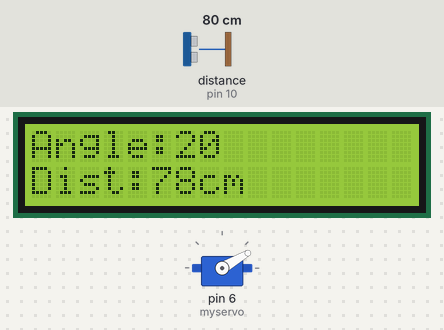
The sketch below on a simulated Arduino Uno, built with avr-gcc and run on an emulated ATmega328P. Shown: servo, 16×2 character LCD. Wiring (inferred from the names in the program): ultrasonic range finder: trigger pin 9; echo pin 10. The inputs (shaded band) are chosen by the test bench; at power-on: distance to the obstacle (sensor on pin 10) 80 cm. The echo pulse lasts 58.3 µs per cm.

Above: at 1.2 s.
1.3 s: distance to the obstacle (sensor on pin 10) set to 2 cm
At 1.52 s:
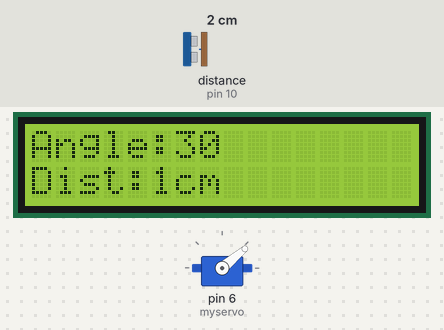
3.8 s: distance to the obstacle (sensor on pin 10) set to 4 cm
At 4.08 s:
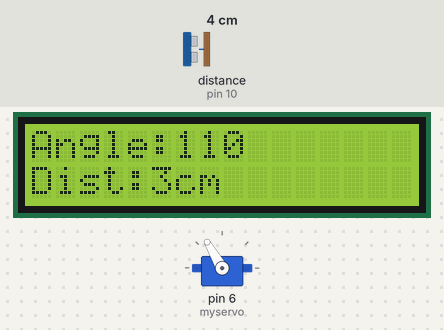
6.3 s: distance to the obstacle (sensor on pin 10) set to 9 cm
At 6.65 s:
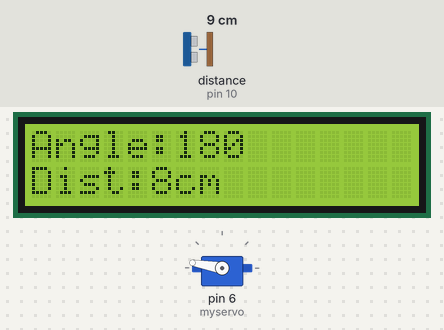
Timing chart, 0 to 13.9 s (numbered marks = the images above; inputs shaded):
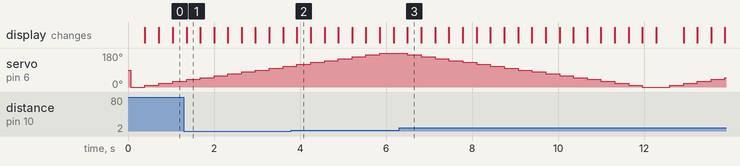

The sketch:

Servo_Scanning_Distance_Meter.ino
```cpp
#include <Wire.h>
#include <LiquidCrystal_I2C.h>
#include <Servo.h>

LiquidCrystal_I2C lcd(0x27,16,2);

Servo myservo;

int trigPin = 9;
int echoPin = 10;

long duration;
int distance;

void setup() {

  pinMode(trigPin, OUTPUT);
  pinMode(echoPin, INPUT);

  myservo.attach(6);

  lcd.init();
  lcd.backlight();

}

void loop() {

  for(int angle=0; angle<=180; angle+=10){

    myservo.write(angle);

    delay(300);

    distance = getDistance();

    lcd.clear();

    lcd.setCursor(0,0);
    lcd.print("Angle:");
    lcd.print(angle);

    lcd.setCursor(0,1);
    lcd.print("Dist:");
    lcd.print(distance);
    lcd.print("cm");

  }

  for(int angle=180; angle>=0; angle-=10){

    myservo.write(angle);

    delay(300);

    distance = getDistance();

    lcd.clear();

    lcd.setCursor(0,0);
    lcd.print("Angle:");
    lcd.print(angle);

    lcd.setCursor(0,1);
    lcd.print("Dist:");
    lcd.print(distance);
    lcd.print("cm");

  }

}

int getDistance(){

  digitalWrite(trigPin, LOW);
  delayMicroseconds(2);

  digitalWrite(trigPin, HIGH);
  delayMicroseconds(10);

  digitalWrite(trigPin, LOW);

  duration = pulseIn(echoPin, HIGH);

  distance = duration * 0.034 / 2;

  return distance;

}
```
